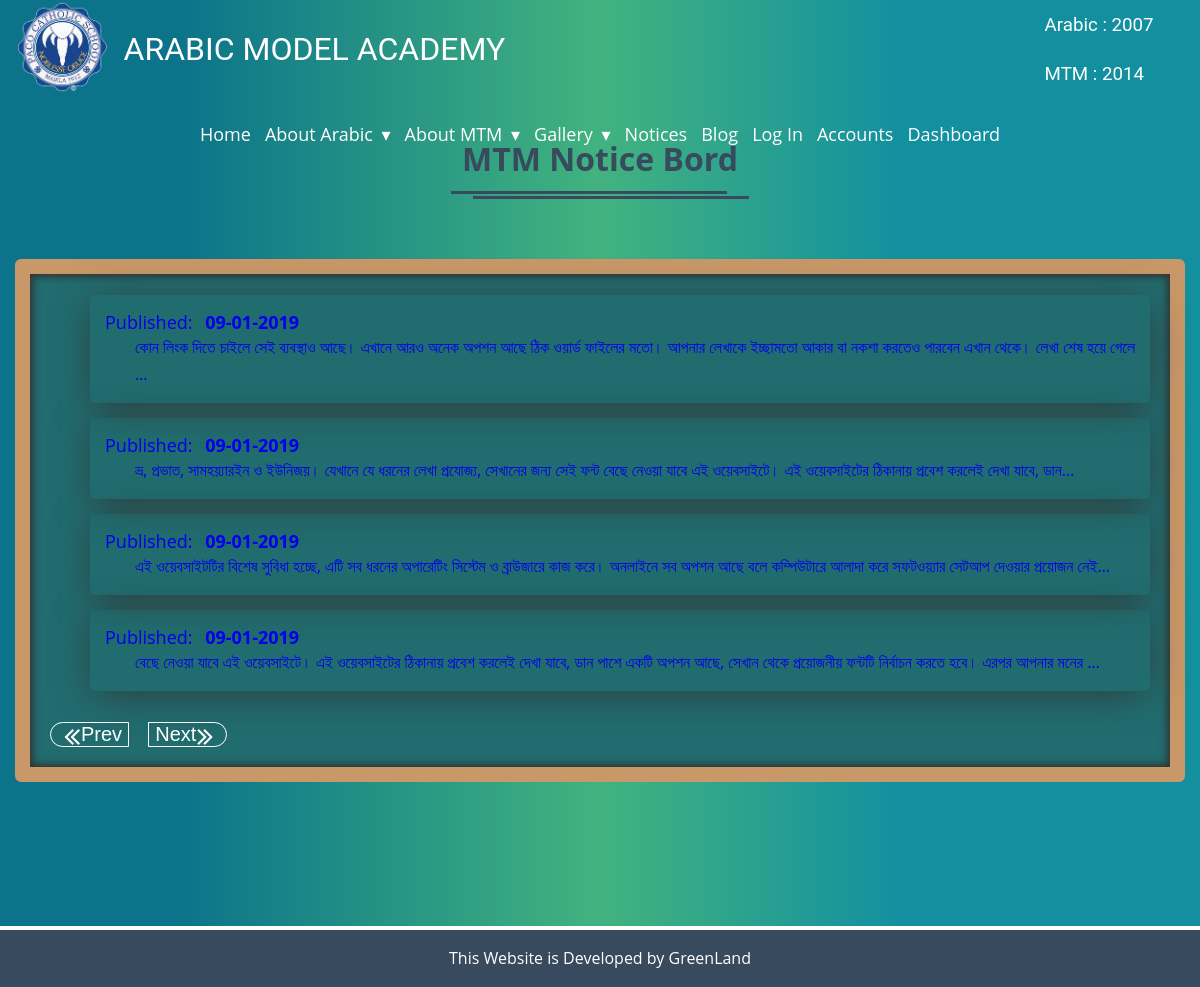
The page /notice/notice-list/ on the database as committed earlier.
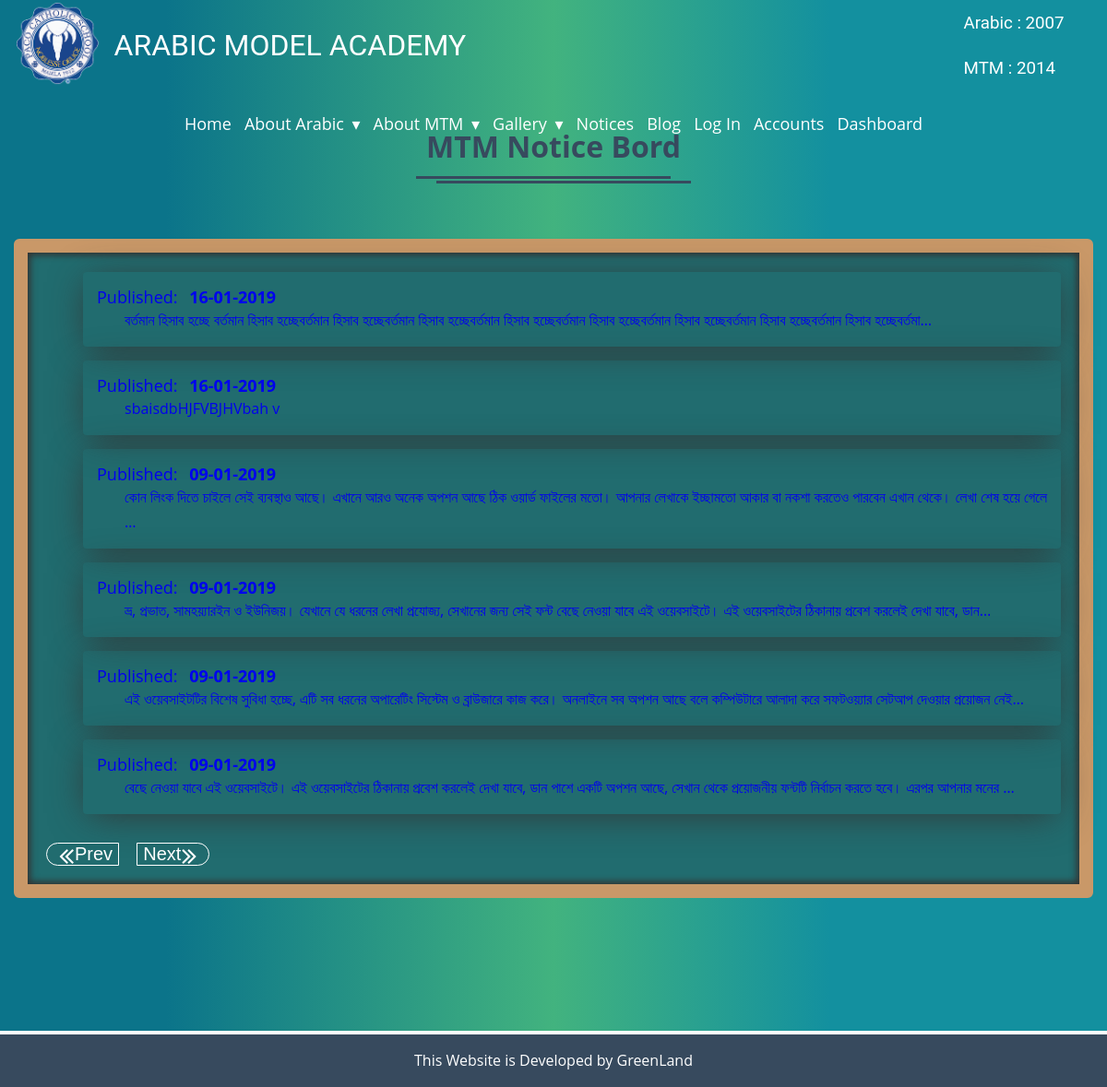
The same page on the database as committed later.
### notice/models.py (models this page shows)
class Notice(models.Model):
	heading = models.CharField(max_length=200, null=True, blank=True)
	date = models.DateTimeField(auto_now_add=True)
	description = models.TextField()

### notice/views.py (the view)
# urls.py: path('notice/', notice, name='notice'),
def notice(request):
	notices = Notice.objects.all().order_by('-date')[:10]
	ctx = {'notices': notices}
	return render(request, 'theme/notice/notice.html', ctx)

### templates/theme/notice/notice.html
{% extends 'theme/base.html' %}
{% block content %}
<section class="noticePage commonBody">
  <div class="container">
    <div class="commonHeding">
      <h1>MTM Notice Bord</h1>
    </div>
    <div class="fllNtcBox">
      <ul>
        {% for notice in notices %}
        <li>
          <a href="{% url 'notice-details' notice.pk %}">
            <span>Published: <strong>{{ notice.date| date:'d-m-Y' }}</strong></span>
            <p>{{ notice.description | safe | truncatechars:160 }}</p>
          </a>
        </li>
        {% endfor %}
      </ul>
      <button type="button"><i class="fa fa-angle-double-left" aria-hidden="true"></i>Prev</button>
      <button type="button">Next<i class="fa fa-angle-double-right" aria-hidden="true"></i></button>
    </div>
  </div>
</section>
{% endblock %}

Rows that differ between the two databases and show on the page:
added Notice: date "16-01-2019", description "বর্তমান হিসাব হচ্ছে বর্তমান হিসাব হচ্ছেবর্তমান হিসাব হচ্ছেবর্তমান হিসাব হচ্ছেবর্তমান হিসাব হচ্ছেবর্তমান হিসাব হচ্ছেবর্তমান হিসাব হচ্ছেবর্তমান হিসাব হচ্ছেবর্তমান হিসাব হচ্ছেবর্তমা…"
added Notice: date "16-01-2019", description "sbaisdbHJFVBJHVbah v"
